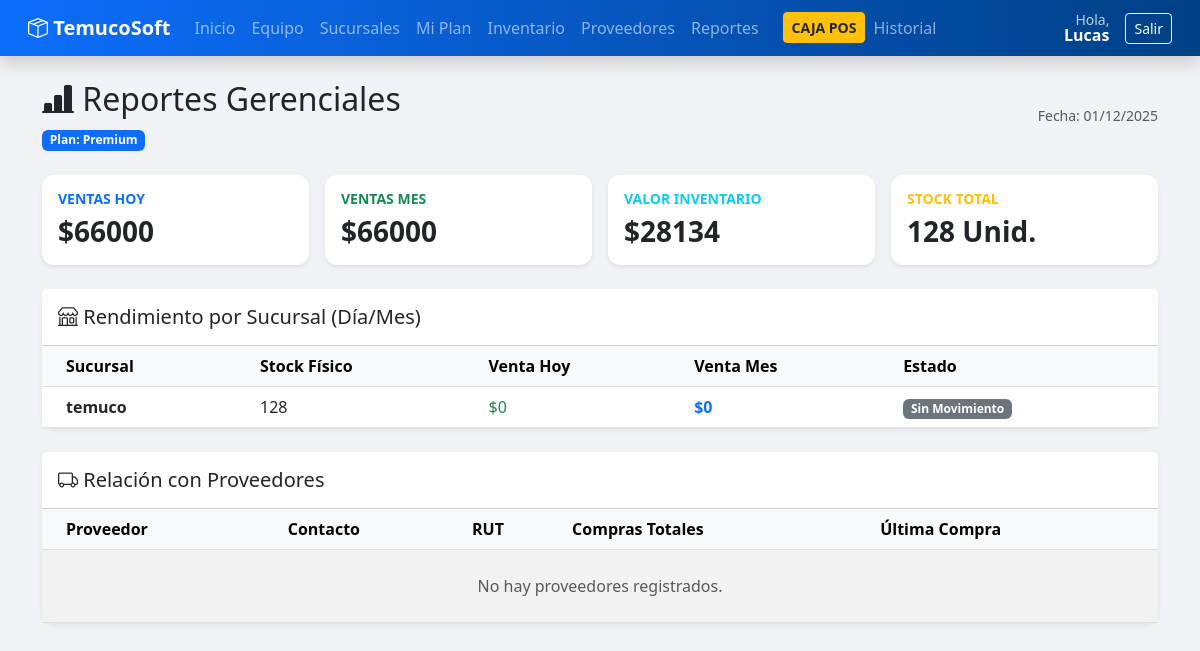
The app's page /reports/ (signed in) with its own data.
### api/models.py (models this page shows, shortened)
class User(AbstractUser):
    ROLES = (
        ('super_admin', 'Super Admin'),
        ('admin_cliente', 'Admin Cliente'),
        ('gerente', 'Gerente'),
        ('vendedor', 'Vendedor'),
        ('cliente_final', 'Cliente Ecommerce'),
    )
    username = None
    email = models.EmailField(unique=True)
    rut = models.CharField(max_length=12, blank=True, null=True, validators=[validar_rut_chileno]) # Validador
    role = models.CharField(max_length=20, choices=ROLES, default='cliente_final')
    company = models.ForeignKey(Company, on_delete=models.CASCADE, null=True, blank=True, related_name='users')
    USERNAME_FIELD = 'email'
    REQUIRED_FIELDS = []
    objects = UserManager()

class Plan(models.Model):
    name = models.CharField(max_length=50)
    max_branches = models.IntegerField(default=1, validators=[validar_positivo])
    max_users = models.IntegerField(default=5, validators=[validar_positivo])
    price = models.DecimalField(max_digits=10, decimal_places=0, validators=[validar_positivo])

class Branch(models.Model):
    company = models.ForeignKey(Company, on_delete=models.CASCADE)
    name = models.CharField(max_length=100)
    address = models.CharField(max_length=200)
    phone = models.CharField(max_length=20)

### api/views.py (the view, shortened to what this page needs)
# urls.py: path('reports/', views.reports_view, name='reports'),
@login_required
def reports_view(request):
    c = request.user.company
    now = timezone.now()
    plan_name = c.subscription.plan.name if hasattr(c, 'subscription') else 'Básico'
    can_see_details = plan_name in ['Estándar', 'Premium']
    total_sales = Sale.objects.filter(company=c).count()
    total_money = Sale.objects.filter(company=c).aggregate(Sum('total'))['total__sum'] or 0
    total_products = Product.objects.filter(company=c).count()
    total_stock = Inventory.objects.filter(branch__company=c).aggregate(Sum('stock'))['stock__sum'] or 0
    inventory_value = Inventory.objects.filter(branch__company=c).annotate(val=F('stock') * F('product__cost')).aggregate(Sum('val'))['val__sum'] or 0
    low_stock_count = Inventory.objects.filter(branch__company=c, stock__lte=F('min_stock')).count()
    sales_today = Sale.objects.filter(company=c, created_at__date=now.date()).aggregate(Sum('total'))['total__sum'] or 0
    sales_month = Sale.objects.filter(company=c, created_at__month=now.month, created_at__year=now.year).aggregate(Sum('total'))['total__sum'] or 0
    stock_by_branch = []
    if can_see_details:
        branches = Branch.objects.filter(company=c)
        for b in branches:
            b_stock = Inventory.objects.filter(branch=b).aggregate(Sum('stock'))['stock__sum'] or 0
            b_sales_today = Sale.objects.filter(branch=b, created_at__date=now.date()).aggregate(Sum('total'))['total__sum'] or 0
            b_sales_month = Sale.objects.filter(branch=b, created_at__month=now.month).aggregate(Sum('total'))['total__sum'] or 0
            stock_by_branch.append({
                'name': b.name,
                'stock': b_stock,
                'sales_today': b_sales_today,
                'sales_month': b_sales_month
            })
    suppliers_report = []
    return render(request, 'reports/index.html', {
        'total_sales': total_sales,
        'total_money': total_money,
        'total_products': total_products,
        'total_stock': total_stock,
        'inventory_value': inventory_value,
        'low_stock_count': low_stock_count,
        'sales_today': sales_today,
        'sales_month': sales_month,
        'plan_name': plan_name,
        'can_see_details': can_see_details,
        'stock_by_branch': stock_by_branch,
        'suppliers_report': suppliers_report
    })

### templates/reports/index.html (shortened to what this page needs)
{% extends 'base.html' %}
{% block content %}
<div class="d-flex justify-content-between align-items-center mb-4">
    <div>
        <h2><i class="bi bi-bar-chart-line-fill"></i> Reportes Gerenciales</h2>
        <span class="badge bg-primary">Plan: {{ plan_name }}</span>
    </div>
    <div class="text-end text-muted">
        <small>Fecha: {% now "d/m/Y" %}</small>
    </div>
</div>
<div class="row g-3 mb-4">
    <div class="col-md-3">
        <div class="card border-primary h-100 shadow-sm">
            <div class="card-body">
                <h6 class="text-primary small text-uppercase fw-bold">Ventas Hoy</h6>
                <h3 class="mb-0 fw-bold">${{ sales_today|default:"0" }}</h3>
            </div>
        </div>
    </div>
    <div class="col-md-3">
        <div class="card border-success h-100 shadow-sm">
            <div class="card-body">
                <h6 class="text-success small text-uppercase fw-bold">Ventas Mes</h6>
                <h3 class="mb-0 fw-bold">${{ sales_month|default:"0" }}</h3>
            </div>
        </div>
    </div>
    <div class="col-md-3">
        <div class="card border-info h-100 shadow-sm">
            <div class="card-body">
                <h6 class="text-info small text-uppercase fw-bold">Valor Inventario</h6>
                <h3 class="mb-0 fw-bold">${{ inventory_value|default:"0" }}</h3>
            </div>
        </div>
    </div>
    <div class="col-md-3">
        <div class="card border-warning h-100 shadow-sm">
            <div class="card-body">
                <h6 class="text-warning small text-uppercase fw-bold">Stock Total</h6>
                <h3 class="mb-0 fw-bold">{{ total_stock }} Unid.</h3>
            </div>
        </div>
    </div>
</div>
{% if can_see_details %}
<div class="card shadow-sm mb-4">
    <div class="card-header bg-white py-3">
        <h5 class="mb-0"><i class="bi bi-shop"></i> Rendimiento por Sucursal (Día/Mes)</h5>
    </div>
    <div class="table-responsive">
        <table class="table table-hover mb-0 align-middle">
            <thead class="table-light">
                <tr>
                    <th class="ps-4">Sucursal</th>
                    <th>Stock Físico</th>
                    <th>Venta Hoy</th>
                    <th>Venta Mes</th>
                    <th>Estado</th>
                </tr>
            </thead>
            <tbody>
                {% for b in stock_by_branch %}
                <tr>
                    <td class="ps-4 fw-bold">{{ b.name }}</td>
                    <td>{{ b.stock }}</td>
                    <td class="text-success">${{ b.sales_today }}</td>
                    <td class="text-primary fw-bold">${{ b.sales_month }}</td>
                    <td>
                        {% if b.sales_month > 0 %}<span class="badge bg-success">Activa</span>
                        {% else %}<span class="badge bg-secondary">Sin Movimiento</span>{% endif %}
                    </td>
                </tr>
                {% empty %}
                <tr><td colspan="5" class="text-center py-4 text-muted">No hay sucursales registradas.</td></tr>
                {% endfor %}
            </tbody>
        </table>
    </div>
</div>
{% else %}
<div class="alert alert-warning shadow-sm mb-4">
    <h4><i class="bi bi-lock-fill"></i> Detalle por Sucursal Bloqueado</h4>
    <p>Actualiza a plan Estándar o Premium para ver el desglose de ventas por tienda.</p>
    <a href="{% url 'subscription' %}" class="btn btn-warning btn-sm">Mejorar Plan</a>
</div>
{% endif %}
<div class="card shadow-sm">
    <div class="card-header bg-white py-3">
        <h5 class="mb-0"><i class="bi bi-truck"></i> Relación con Proveedores</h5>
    </div>
    <div class="table-responsive">
        <table class="table table-striped mb-0 align-middle">
            <thead class="table-light">
                <tr>
                    <th class="ps-4">Proveedor</th>
                    <th>Contacto</th>
                    <th>RUT</th>
                    <th>Compras Totales</th>
                    <th>Última Compra</th>
                </tr>
            </thead>
            <tbody>
                {% for s in suppliers_report %}
                <tr>
                    <td class="ps-4 fw-bold">{{ s.name }}</td>
                    <td>{{ s.contact }}</td>
                    <td>{{ s.rut }}</td>
                    <td><span class="badge bg-info">{{ s.purchases_count }} Órdenes</span></td>
                    <td>{{ s.last_purchase|date:"d/m/Y"|default:"-" }}</td>
                </tr>
                {% empty %}
                <tr><td colspan="5" class="text-center py-4 text-muted">No hay proveedores registrados.</td></tr>
                {% endfor %}
            </tbody>
        </table>
    </div>
</div>
{% endblock %}

### templates/base.html (shortened to what this page needs)
<!DOCTYPE html>
<html lang="es">
<head>
    <link href="https://cdn.jsdelivr.net/npm/bootstrap@5.3.0/dist/css/bootstrap.min.css" rel="stylesheet">
    <link rel="stylesheet" href="https://cdn.jsdelivr.net/npm/bootstrap-icons@1.10.5/font/bootstrap-icons.css">
</head>
<body>
    <nav class="navbar navbar-expand-lg navbar-dark mb-4 px-3 shadow">
        <div class="container-fluid">
            <a class="navbar-brand fw-bold" href="{% url 'dashboard' %}"><i class="bi bi-box-seam"></i> TemucoSoft</a>
            <div class="collapse navbar-collapse" id="navbarNav">
                {% if user.is_authenticated %}
                <ul class="navbar-nav me-auto">
                    <li class="nav-item"><a class="nav-link" href="{% url 'dashboard' %}">Inicio</a></li>
                    {% if user.role == 'admin_cliente' %}
                        <li class="nav-item"><a class="nav-link" href="{% url 'team_list' %}">Equipo</a></li>
                        <li class="nav-item"><a class="nav-link" href="{% url 'branch_list' %}">Sucursales</a></li>
                        <li class="nav-item"><a class="nav-link" href="{% url 'subscription' %}">Mi Plan</a></li>
                    {% endif %}
                    {% if user.role == 'admin_cliente' or user.role == 'gerente' %}
                        <li class="nav-item"><a class="nav-link" href="{% url 'product_list' %}">Inventario</a></li>
                        <li class="nav-item"><a class="nav-link" href="{% url 'supplier_list' %}">Proveedores</a></li>
                        <li class="nav-item"><a class="nav-link" href="{% url 'reports' %}">Reportes</a></li>
                    {% endif %}
                    {% if user.role != 'super_admin' %}
                        <li class="nav-item ms-lg-3"><a class="btn btn-warning text-dark fw-bold btn-sm mt-1" href="{% url 'pos' %}">CAJA POS</a></li>
                        <li class="nav-item"><a class="nav-link" href="{% url 'sale_list' %}">Historial</a></li>
                    {% endif %}
                </ul>
                <div class="d-flex align-items-center text-white">
                    <div class="me-3 text-end lh-1">
                        <small class="d-block opacity-75">Hola,</small>
                        <span class="fw-bold">{{ user.first_name }}</span>
                    </div>
                    <form action="{% url 'logout' %}" method="post">
                        {% csrf_token %}<button type="submit" class="btn btn-outline-light btn-sm">Salir</button>
                    </form>
                </div>
                {% endif %}
            </div>
        </div>
    </nav>
    <div class="container pb-5">
        {% block content %}{% endblock %}
    </div>
</body>
</html>

### templates/base.html (style rules this page uses)
body { background-color: #f0f2f5; font-family: 'Segoe UI', sans-serif; }
.navbar { background: linear-gradient(90deg, #0d6efd 0%, #004085 100%); }
.card { border: none; border-radius: 12px; box-shadow: 0 4px 6px rgba(0,0,0,0.05); transition: transform 0.2s; }

### records on screen
User: first_name "Lucas"
Plan: name "Premium"
Branch: name "temuco"

### other values on screen
{{ sales_today|default:"0" }} "66000"
{{ sales_month|default:"0" }} "66000"
{{ inventory_value|default:"0" }} "28134"
{{ total_stock }} "128"
{{ b.stock }} "128"
{{ b.sales_today }} "0"
{{ b.sales_month }} "0"
